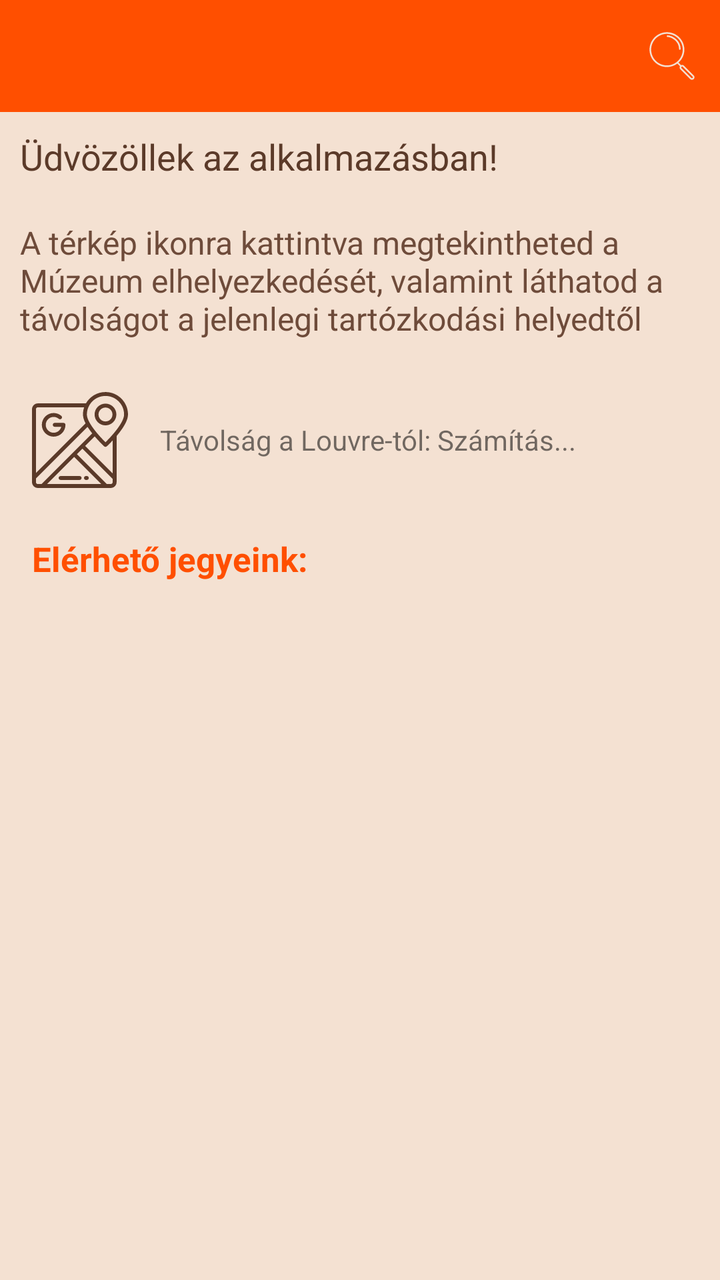
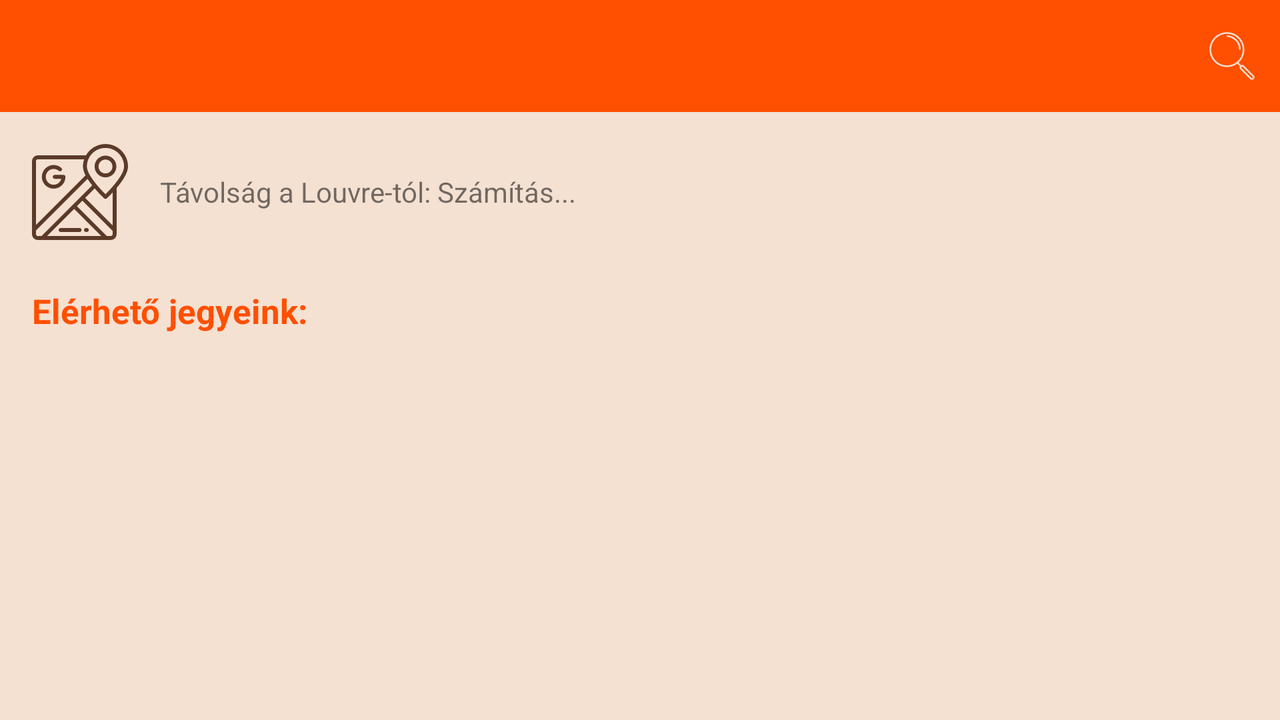

One screen, two layout resources from the same app: the default and the repository's alternative for another configuration. Each is rendered where Android would select it; the XML of both is given below.
<!-- AndroidManifest.xml: application theme AppTheme -->
<!-- res/layout/fragment_home.xml -->
<?xml version="1.0" encoding="utf-8"?>
<androidx.drawerlayout.widget.DrawerLayout xmlns:android="http://schemas.android.com/apk/res/android"
    xmlns:app="http://schemas.android.com/apk/res-auto"
    xmlns:tools="http://schemas.android.com/tools"
    android:id="@+id/drawer_layout"
    android:layout_width="match_parent"
    android:layout_height="match_parent">

    
    <LinearLayout
        android:layout_width="match_parent"
        android:layout_height="match_parent"
        android:orientation="vertical">

        
        <com.google.android.material.appbar.MaterialToolbar
            android:id="@+id/toolbar"
            android:layout_width="match_parent"
            android:layout_height="?attr/actionBarSize"
            android:background="@color/sunset_orange"
            android:titleTextColor="@android:color/white"
            app:menu="@menu/menu_search" />

        <TextView
            android:id="@+id/welcomeText1"
            android:layout_width="match_parent"
            android:layout_height="wrap_content"
            android:text="Üdvözöllek az alkalmazásban! "
            android:textSize="18sp"
            android:textColor="@color/dark_brown"
            android:padding="10dp"/>

        <TextView
            android:id="@+id/welcomeText2"
            android:layout_width="match_parent"
            android:layout_height="wrap_content"
            android:text="A térkép ikonra kattintva megtekintheted a Múzeum elhelyezkedését, valamint láthatod a távolságot a jelenlegi tartózkodási helyedtől"
            android:textSize="16sp"
            android:textColor="@color/earth_brown"
            android:padding="10dp"/>

        
        <LinearLayout
            android:id="@+id/mapContainer"
            android:layout_width="match_parent"
            android:layout_height="wrap_content"
            android:orientation="horizontal"
            android:padding="16dp"
            android:gravity="center_vertical">

            <ImageView
                android:id="@+id/mapIcon"
                android:layout_width="48dp"
                android:layout_height="48dp"
                android:src="@drawable/map4"
                android:contentDescription="@string/mapicon"
                android:layout_marginEnd="16dp"
                android:clickable="true"
                android:focusable="true"
                app:tint="@color/dark_brown" />

            <TextView
                android:id="@+id/distanceText"
                android:layout_width="wrap_content"
                android:layout_height="wrap_content"
                android:text="Távolság a Louvre-tól: Számítás..." />
        </LinearLayout>

        
        <TextView
            android:id="@+id/ticketsLabel"
            android:layout_width="match_parent"
            android:layout_height="wrap_content"
            android:text="Elérhető jegyeink:"
            android:textSize="17sp"
            android:textStyle="bold"
            android:textColor="@color/sunset_orange"
            android:paddingStart="16dp"
            android:paddingEnd="16dp"
            android:paddingTop="8dp"
            android:paddingBottom="4dp" />

        
        <androidx.recyclerview.widget.RecyclerView
            android:id="@+id/ticketRecyclerView"
            android:layout_width="match_parent"
            android:layout_height="0dp"
            android:layout_weight="1"
            android:clipToPadding="false"
            android:padding="16dp"
            app:layoutManager="androidx.recyclerview.widget.LinearLayoutManager" />
    </LinearLayout>
</androidx.drawerlayout.widget.DrawerLayout>
<!-- resources referenced by this layout -->
<resources>
  <color name="dark_brown">#5B3A29</color>
  <color name="earth_brown">#6E4B3A</color>
  <color name="sunset_orange">#FF4F00</color>
  <!-- drawable map4: vector/xml drawable (drawable, 2621 chars, omitted) -->
  <string name="mapicon">Térkép ikon</string>
  <style name="AppTheme" parent="Theme.MaterialComponents.DayNight.NoActionBar">
          
          <item name="android:windowBackground">@color/soft_cream</item>
          <item name="android:statusBarColor">@color/sunset_orange</item>
          <item name="android:navigationBarColor">@color/earth_brown</item>
  
          
          <item name="android:textColorPrimary">@color/forest_green</item>
          <item name="android:textColorSecondary">@color/sky_blue</item>
  
          
          <item name="colorPrimary">@color/sky_blue1</item>
          <item name="colorPrimaryDark">@color/earth_brown</item>
          <item name="colorAccent">@color/coral</item>
  
          
          <item name="android:buttonStyle">@style/ButtonStyle</item>
  
          <item name="android:windowNoTitle">true</item> 
          <item name="android:windowActionBar">false</item> 
      </style>
  <color name="soft_cream">#F4E1D2</color>
  <color name="forest_green">#2C6E49</color>
  <color name="sky_blue">#4BA3C7</color>
  <color name="sky_blue1">#00B0FF</color>
  <color name="coral">#FF6F61</color>
  <style name="ButtonStyle">
          <item name="android:background">@drawable/rounded_button</item>
          <item name="android:textColor">@color/soft_cream</item>
      </style>
  <!-- drawable rounded_button (drawable) -->
  <shape xmlns:android="http://schemas.android.com/apk/res/android"
      android:shape="rectangle">
      <solid android:color="@color/sky_blue1" />
      <corners android:radius="1000dp" />
  </shape>
</resources>
<!-- res/layout-land/fragment_home.xml (the repository's variant of the layout above) -->
<!-- drawn on the phone turned sideways -->
<?xml version="1.0" encoding="utf-8"?>
<androidx.drawerlayout.widget.DrawerLayout xmlns:android="http://schemas.android.com/apk/res/android"
    xmlns:app="http://schemas.android.com/apk/res-auto"
    xmlns:tools="http://schemas.android.com/tools"
    android:id="@+id/drawer_layout"
    android:layout_width="match_parent"
    android:layout_height="match_parent">

    
    <LinearLayout
        android:layout_width="match_parent"
        android:layout_height="match_parent"
        android:orientation="vertical">

        
        <com.google.android.material.appbar.MaterialToolbar
            android:id="@+id/toolbar"
            android:layout_width="match_parent"
            android:layout_height="?attr/actionBarSize"
            android:background="@color/sunset_orange"
            android:titleTextColor="@android:color/white"
            app:menu="@menu/menu_search" />

        
        <LinearLayout
            android:id="@+id/mapContainer"
            android:layout_width="match_parent"
            android:layout_height="wrap_content"
            android:orientation="horizontal"
            android:padding="16dp"
            android:gravity="center_vertical">

            <ImageView
                android:id="@+id/mapIcon"
                android:layout_width="48dp"
                android:layout_height="48dp"
                android:src="@drawable/map4"
                android:contentDescription="@string/mapicon"
                android:layout_marginEnd="16dp"
                android:clickable="true"
                android:focusable="true"
                app:tint="@color/dark_brown" />

            <TextView
                android:id="@+id/distanceText"
                android:layout_width="wrap_content"
                android:layout_height="wrap_content"
                android:text="Távolság a Louvre-tól: Számítás..." />
        </LinearLayout>

        
        <TextView
            android:id="@+id/ticketsLabel"
            android:layout_width="match_parent"
            android:layout_height="wrap_content"
            android:text="Elérhető jegyeink:"
            android:textSize="17sp"
            android:textStyle="bold"
            android:textColor="@color/sunset_orange"
            android:paddingStart="16dp"
            android:paddingEnd="16dp"
            android:paddingTop="8dp"
            android:paddingBottom="4dp" />

        
        <androidx.recyclerview.widget.RecyclerView
            android:id="@+id/ticketRecyclerView"
            android:layout_width="match_parent"
            android:layout_height="0dp"
            android:layout_weight="1"
            android:clipToPadding="false"
            android:padding="16dp"
            app:layoutManager="androidx.recyclerview.widget.LinearLayoutManager" />
    </LinearLayout>
</androidx.drawerlayout.widget.DrawerLayout>
<!-- resources referenced by the variant -->
<!-- as the phone turned sideways resolves them -->
<resources>
  <color name="dark_brown">#5B3A29</color>
  <color name="sunset_orange">#FF4F00</color>
  <!-- drawable map4: vector/xml drawable (drawable, 2621 chars, omitted) -->
  <string name="mapicon">Térkép ikon</string>
  <style name="AppTheme" parent="Theme.MaterialComponents.DayNight.NoActionBar">
          
          <item name="android:windowBackground">@color/soft_cream</item>
          <item name="android:statusBarColor">@color/sunset_orange</item>
          <item name="android:navigationBarColor">@color/earth_brown</item>
  
          
          <item name="android:textColorPrimary">@color/forest_green</item>
          <item name="android:textColorSecondary">@color/sky_blue</item>
  
          
          <item name="colorPrimary">@color/sky_blue1</item>
          <item name="colorPrimaryDark">@color/earth_brown</item>
          <item name="colorAccent">@color/coral</item>
  
          
          <item name="android:buttonStyle">@style/ButtonStyle</item>
  
          <item name="android:windowNoTitle">true</item> 
          <item name="android:windowActionBar">false</item> 
      </style>
  <color name="soft_cream">#F4E1D2</color>
  <color name="earth_brown">#6E4B3A</color>
  <color name="forest_green">#2C6E49</color>
  <color name="sky_blue">#4BA3C7</color>
  <color name="sky_blue1">#00B0FF</color>
  <color name="coral">#FF6F61</color>
  <style name="ButtonStyle">
          <item name="android:background">@drawable/rounded_button</item>
          <item name="android:textColor">@color/soft_cream</item>
      </style>
  <!-- drawable rounded_button (drawable) -->
  <shape xmlns:android="http://schemas.android.com/apk/res/android"
      android:shape="rectangle">
      <solid android:color="@color/sky_blue1" />
      <corners android:radius="1000dp" />
  </shape>
</resources>
